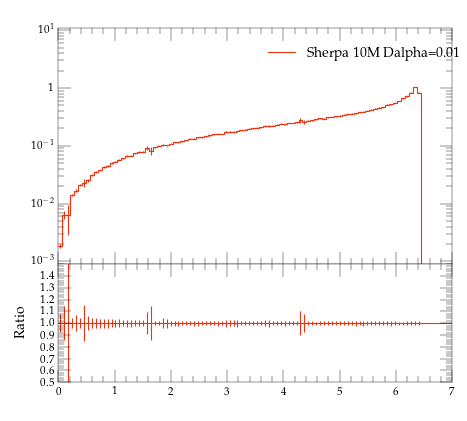

Generate this figure with Python:
#! /usr/bin/env python

# This Python script was auto-generated using YODA v2.0.0.
# Analysis object: /evtb/cutEg_t_pt
# Timestamp: 13-04-2024 (01:44:13)

import matplotlib as mpl
import matplotlib.pyplot as plt
mpl.use('Agg') # comment out for interactive use
import os
import numpy as np

plotDir = os.path.split(os.path.realpath(__file__))[0]
if 'YODA_USER_PLOT_PATH' in globals():
    plot_outdir = globals()['YODA_USER_PLOT_PATH']
else:
    plot_outdir = plotDir

#plot style
plt.style.use(os.path.join(plotDir, '../default.mplstyle'))
# plot metadata
figW, figH = plt.rcParams['figure.figsize']
ax_xLabel = r''
ax_yLabel = r''
ax_title  = r''
ax_xScale = 'linear'
ax_yScale = 'log'
xLims = (0.0, 7.0)
yLims = (0.0009000000000000001, 11.0)

# TeX-friendly labels for the legend
labels = [ r"Sherpa 10M Dalpha=0.01" ]

# Create figure and axis objects
fig, (ax, ratio0_ax) = plt.subplots(2, 1, sharex=True,
                  figsize=(figW,figH), gridspec_kw={'height_ratios': (2, 1)})
ratio0_ax.yaxis.set_major_locator(mpl.ticker.MultipleLocator(0.1))
ratio0_ax.set_ylim(0.5, 1.4999)
ratio0_ax.set_ylabel('Ratio')

# LineColor map: curve index -> color
linecolors = {0: '#EE3311'}
# the numerical data is stored in a separate file
dataf = dict()
prefix = os.path.split(__file__)[0]
if prefix:    prefix = prefix + '/'
exec(open(prefix+'cutEg_t_pt__data.py').read(), dataf)


legend_handles = [] # keep track of handles for the legend

# style options for curves
# starts at zorder>=5 to draw curve on top of legend
styles = {
  'curve0': {
    'color' : linecolors[0],
    'linestyle' : '-',
    'marker' : 'o',
    'zorder' : 5,
    'histstyle' : True,
  },
}
# curve from input yoda files in main panel
for label in dataf['yvals'].keys():
    if all(np.isnan(v) for v in dataf['yvals'][label]):
        continue
    tmp = None
    if styles[label]['histstyle']: # draw as histogram
        tmp, = ax.plot(dataf['xedges'], dataf['yedges'][label],
                       color=styles[label]['color'],
                       linestyle=styles[label]['linestyle'],
                       drawstyle='steps-pre', solid_joinstyle='miter',
                       zorder=styles[label]['zorder'], label=label)
        ax.errorbar(dataf['xpoints'], dataf['yvals'][label], color=styles[label]['color'],
                    xerr=dataf['xerrs'], yerr=[dataf['ydowns'][label], dataf['yups'][label]],
                    linestyle='none', zorder=styles[label]['zorder'])
    else: # draw as scatter
        tmp = ax.errorbar(dataf['xpoints'], dataf['yvals'][label],
                          xerr=dataf['xerrs'],
                          yerr=[ dataf['ydowns'][label],
                          dataf['yups'][label] ],
                          fmt=styles[label]['marker'],
                          ecolor=styles[label]['color'],
                          color=styles[label]['color'], zorder=2)
        tmp[-1][0].set_linestyle(styles[label]['linestyle'])
    legend_handles += [tmp]
    for varLabel in dataf['variation_yvals'].keys():
        if varLabel.startswith(label):
            tmp, = ax.plot(dataf['xedges'], dataf['variation_yvals'][varLabel],
                           color=styles[label]['color'],
                           linestyle=styles[label]['linestyle'],
                           drawstyle='steps-pre', solid_joinstyle='miter',
                           zorder=styles[label]['zorder'], alpha=0.5)


# plots on ratio panel
# curve from input yoda files in ratio panel
for label, yvals in dataf['ratio0_yvals'].items():
    if all(np.isnan(v) for v in yvals):
        continue
    if styles[label]['histstyle']: # plot as histogram
        ratio0_ax.plot(dataf['xedges'], yvals,
                       color=styles[label]['color'],
                       linestyle=styles[label]['linestyle'],
                       drawstyle='steps-pre', zorder=1,
                       solid_joinstyle='miter')
        ratio0_ax.vlines(dataf['xpoints'],
                         dataf['ratio0_ymin'][label],
                         dataf['ratio0_ymax'][label],
                         color=styles[label]['color'], zorder=1)
    else: # plot as scatter
        tmp = ratio0_ax.errorbar(dataf['xpoints'],
                                 yvals, xerr=dataf['xerrs'],
                                 yerr=dataf['ratio0_yerrs'][label],
                                 fmt=styles[label]['marker'],
                                 ecolor=styles[label]['color'],
                                 color=styles[label]['color'])
        tmp[-1][0].set_linestyle(styles[label]['linestyle'])

    for varlabel in dataf['ratio0_variation_vals'].keys():
        if varlabel.startswith(label):
            ratio0_ax.plot(dataf['xedges'],
                            dataf['ratio0_variation_vals'][varlabel],
                            color=styles[label]['color'],
                            linestyle=styles[label]['linestyle'],
                            drawstyle='steps-pre', solid_joinstyle='miter',
                            zorder=1, alpha=0.5)

legend_pos = (0.5, 0.97)
ax.legend(legend_handles, labels, loc='upper left', bbox_to_anchor=legend_pos)

# set plot metadata as defined above
ratio0_ax.set_xlabel(ax_xLabel)
ratio0_ax.xaxis.set_label_coords(1., -.15)
ax.set_ylabel(ax_yLabel, loc='top')
ax.set_title(ax_title, loc='left')
ax.set_xscale(ax_xScale)
ax.set_yscale(ax_yScale)
ax.set_xlim(xLims)
ax.set_ylim(yLims)

# tick formatting
plt.rcParams['xtick.top'] = True
plt.rcParams['ytick.right'] = True
ax.yaxis.set_major_locator(mpl.ticker.LogLocator(base=10.0, numticks=np.inf))
ax.yaxis.set_minor_locator(mpl.ticker.LogLocator(
                           base=10.0, subs=np.arange(0.1, 1, 0.1), numticks=np.inf))
fig.align_ylabels((ax, ratio0_ax))
plt.savefig(os.path.join(plot_outdir, 'cutEg_t_pt.pdf'), format='PDF')
plt.savefig(os.path.join(plot_outdir, 'cutEg_t_pt.png'), format='PNG')

plt.close(fig)
